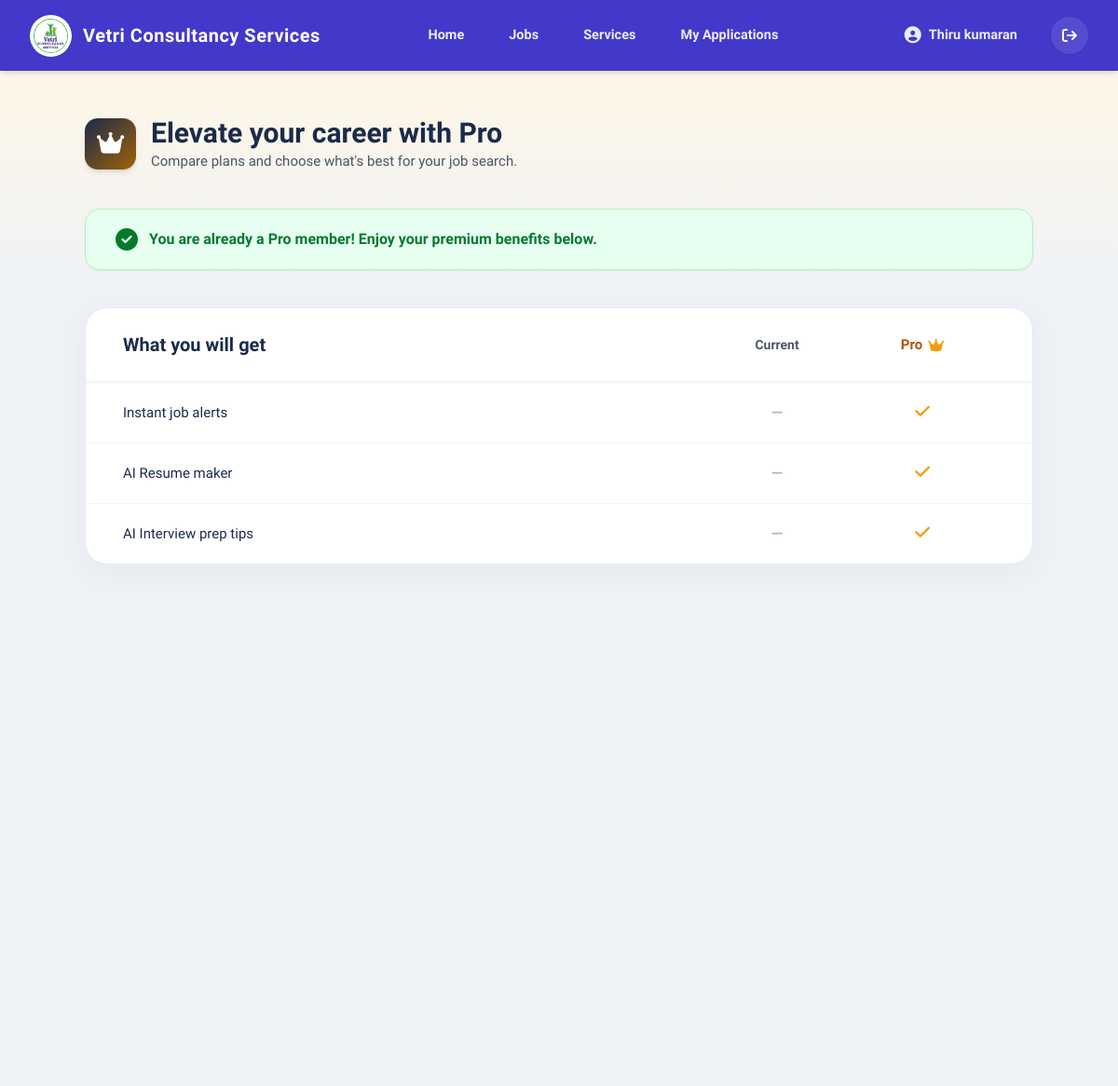
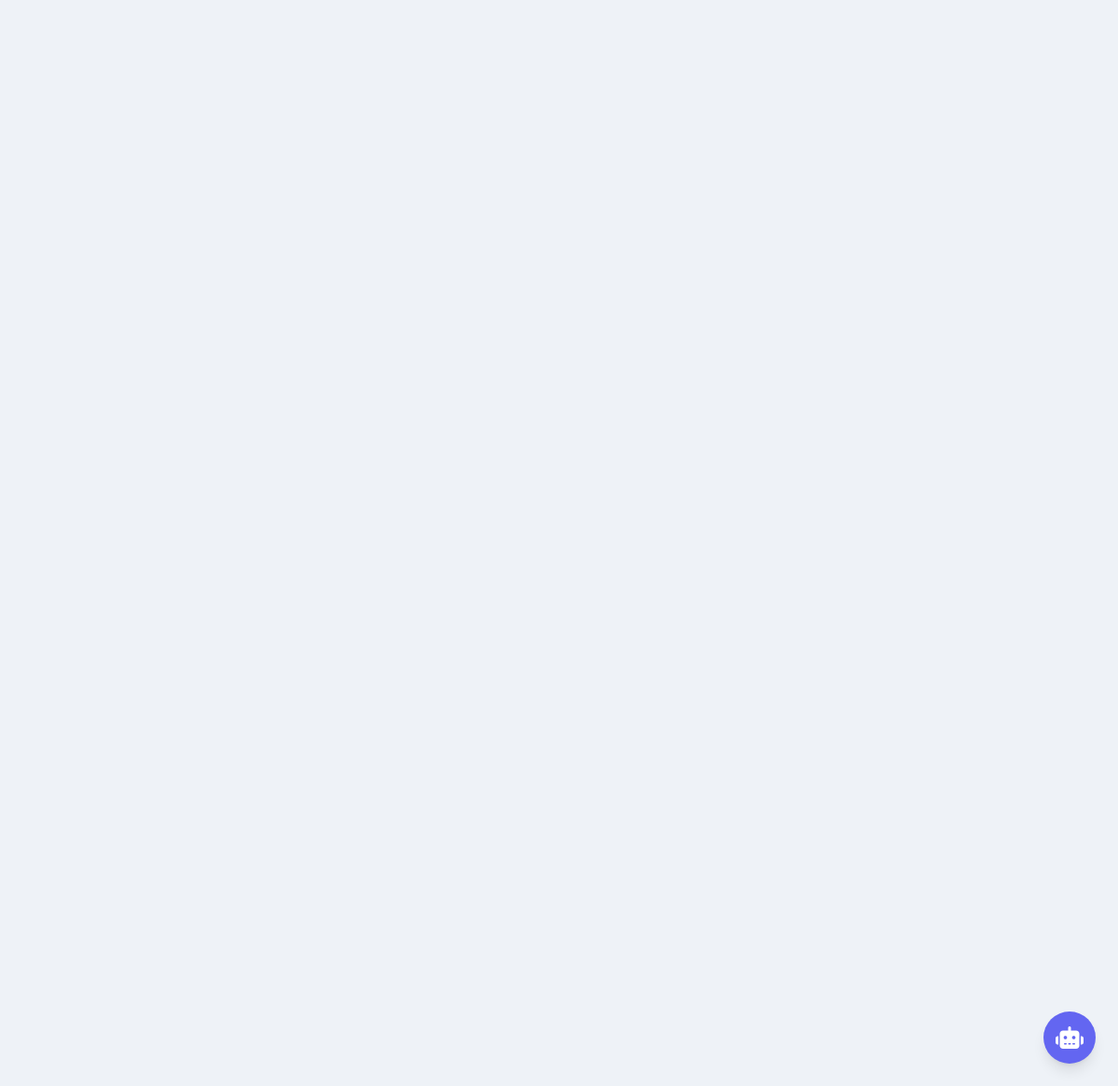
/upgrade/ (signed in), run on the app's committed database (2 pictures, top to bottom).
### vcs/models.py (models this page shows, shortened)
class UISettings(models.Model):
    site_name = models.CharField(max_length=100, default="Vetri Consultancy Services")
    logo = models.ImageField(upload_to='site_config/', blank=True, null=True)
    login_illustration = models.ImageField(upload_to='site_config/', blank=True, null=True)
    candidate_tab_text = models.CharField(max_length=50, default="Candidate")
    trainee_tab_text = models.CharField(max_length=50, default="Trainee")
    company_tab_text = models.CharField(max_length=50, default="Company")
    class Meta:
        verbose_name = "Login UI Settings"
        verbose_name_plural = "Login UI Settings"

class User(AbstractUser):
    class Role(models.TextChoices):
        CANDIDATE = 'candidate', 'Candidate'
        TRAINEE   = 'trainee',   'Trainee'
        COMPANY   = 'company',   'Company'
    role = models.CharField(max_length=20,choices=Role.choices,blank=True,null=True,)
    groups = models.ManyToManyField(Group, blank=True,related_name='vcs_user_set',)
    user_permissions = models.ManyToManyField(Permission, blank=True,related_name='vcs_user_set',)

class CandidateProfile(models.Model):
    class SubscriptionPlan(models.TextChoices):
        FREE = 'Free', 'Free'
        PRO  = 'Pro',  'Pro'
    GENDER_CHOICES = (
        ('Male', 'Male'),
        ('Female', 'Female'),
        ('Other', 'Other')
    )
    MARITAL_CHOICES = (
        ('Single', 'Single'),
        ('Married', 'Married'),
        ('Other', 'Other')
    )
    user            = models.OneToOneField(User, on_delete=models.CASCADE, related_name='candidate_profile')
    profile_photo   = models.ImageField(upload_to='profile_photos/', blank=True, null=True)
    full_name       = models.CharField(max_length=255)
    phone_number    = models.CharField(max_length=20, blank=True, null=True)
    resume          = models.FileField(upload_to='resumes/', blank=True, null=True)
    accepted_terms  = models.BooleanField(default=False)
    created_at      = models.DateTimeField(auto_now_add=True)
    resume_headline = models.CharField(max_length=255, blank=True, null=True)
    profile_summary = models.TextField(blank=True, null=True)
    gender          = models.CharField(max_length=10, choices=GENDER_CHOICES, blank=True, null=True)
    marital_status  = models.CharField(max_length=20, choices=MARITAL_CHOICES, blank=True, null=True)
    date_of_birth   = models.DateField(blank=True, null=True)
    languages_known = models.CharField(max_length=255, blank=True, null=True, help_text="Comma separated, e.g. English, Tamil")
    skills          = models.ManyToManyField('Skill', blank=True, related_name='candidates')
    is_fresher      = models.BooleanField(default=False)
    subscription_type = models.CharField(
        max_length=10,
        choices=SubscriptionPlan.choices,
        default=SubscriptionPlan.FREE,
        help_text="Candidate's current subscription plan"
    )

class ProFeature(models.Model):
    name = models.CharField(max_length=200, help_text="e.g. Auto-Apply on Jobs")
    is_active = models.BooleanField(default=True, help_text="Uncheck to hide this feature from the list")
    order = models.PositiveIntegerField(default=0, help_text="Use numbers (1, 2, 3) to sort the list")
    class Meta:
        ordering = ['order', 'id']

### vcs/views.py (the view)
# urls.py: path('upgrade/', views.upgrade_subscription, name='upgrade_subscription'),
@login_required(login_url='login')
def upgrade_subscription(request):
    if getattr(request.user, 'role', '') != 'candidate':
        return redirect('dashboard')
    profile = request.user.candidate_profile
    if request.method == 'POST':
        profile.subscription_type = 'Pro'
        profile.save()
        messages.success(request, "🎉 Successfully upgraded to PRO!")
        return redirect('candidate_profile')
    features = ProFeature.objects.filter(is_active=True).order_by('order')
    db_plans = SubscriptionPlan.objects.filter(is_active=True).order_by('months')
    processed_plans = []
    for p in db_plans:
        base = float(p.base_price)
        disc1_amount = round(base * (p.disc1_pct / 100))
        after_disc1 = base - disc1_amount
        disc2_amount = round(after_disc1 * (p.disc2_pct / 100))
        after_disc2 = after_disc1 - disc2_amount
        gst_amount = round(after_disc2 * (p.gst_pct / 100))
        final_payable = after_disc2 + gst_amount
        badge_text = f"{p.disc2_pct}% off" if p.disc2_pct else ""
        if p.disc1_pct > 0 and p.disc2_pct > 0:
            badge_text = f"{p.disc1_pct}% + {p.disc2_pct}% off"
        elif p.disc1_pct > 0:
            badge_text = f"{p.disc1_pct}% off"
        processed_plans.append({
            'id': p.id,
            'months': p.months,
            'base_price': int(base),
            'display_price': int(after_disc2),
            'disc1_pct': p.disc1_pct,
            'disc1_code': p.disc1_code,
            'disc1_amount': int(disc1_amount),
            'disc2_pct': p.disc2_pct,
            'disc2_code': p.disc2_code,
            'disc2_amount': int(disc2_amount),
            'gst_amount': int(gst_amount),
            'final_payable': int(final_payable),
            'badge_text': badge_text,
            'is_popular': p.is_popular,
            'daily_text': p.daily_text,
        })
    return render(request, 'upgrade_plan.html', {
        'profile': profile,
        'features': features,
        'plans': processed_plans,
        'plans_json': json.dumps(processed_plans)
    })

### vcs/context_processors.py (called while the page is built)
def site_settings(request):
    return {'ui_settings': UISettings.objects.first()}

### vcs/templates/upgrade_plan.html (shortened to what this page needs)
{% extends 'base.html' %}
{% block content %}
<div class="absolute top-[70px] left-0 w-full h-[250px] bg-gradient-to-b from-[#fff7e6] to-[#eef2f7] -z-10"></div>
<div class="max-w-[1050px] mx-auto px-4 py-12 min-h-screen">
    <div class="flex items-center gap-4 mb-10">
        <div class="w-[55px] h-[55px] bg-gradient-to-br from-[#1a2b4a] to-[#a16207] rounded-[14px] flex items-center justify-center shadow-md text-white text-[26px]">
            <i class="fa-solid fa-crown"></i>
        </div>
        <div>
            <h1 class="text-[30px] font-black text-[#1a2b4a] leading-tight">Elevate your career with Pro</h1>
            <p class="text-[15px] text-[#4a5568]">Compare plans and choose what's best for your job search.</p>
        </div>
    </div>
    {% if profile.subscription_type == 'Pro' %}
        <div class="bg-[#e6fff0] border border-[#b2f2bb] text-[#057a2e] px-8 py-5 rounded-[16px] text-[16px] font-bold flex items-center gap-3 shadow-sm mb-10">
            <i class="fa-solid fa-circle-check text-[24px]"></i>
            You are already a Pro member! Enjoy your premium benefits below.
        </div>
    {% endif %}
    <div class="bg-white rounded-[24px] shadow-[0_8px_30px_rgba(0,0,0,0.04)] border border-[#e4eaf2] overflow-hidden mb-10">
        <div class="grid grid-cols-12 items-center px-6 md:px-10 py-6 border-b-2 border-[#f0f4f8]">
            <div class="col-span-6 md:col-span-8">
                <h2 class="text-[20px] font-extrabold text-[#1a2b4a]">What you will get</h2>
            </div>
            <div class="col-span-3 md:col-span-2 text-center">
                <span class="text-[14px] font-semibold text-[#4a5568]">Current</span>
            </div>
            <div class="col-span-3 md:col-span-2 text-center">
                <span class="text-[15px] font-extrabold text-[#b45309] flex items-center justify-center gap-1.5 whitespace-nowrap">
                     Pro <i class="fa-solid fa-crown text-[#f59e0b]"></i>
                </span>
            </div>
        </div>
        <div class="flex flex-col">
            {% for feature in features %}
                <div class="grid grid-cols-12 items-center px-6 md:px-10 py-5 border-b border-[#f0f4f8] last:border-0 hover:bg-[#f8fbff] transition-colors">
                    <div class="col-span-6 md:col-span-8">
                        <span class="text-[15px] font-medium text-[#1a2b4a]">{{ feature.name }}</span>
                    </div>
                    <div class="col-span-3 md:col-span-2 text-center">
                        <i class="fa-solid fa-minus text-[#aab8c8] text-[14px]"></i>
                    </div>
                    <div class="col-span-3 md:col-span-2 text-center">
                        <i class="fa-solid fa-check text-[#f59e0b] text-[18px] font-bold drop-shadow-sm"></i>
                    </div>
                </div>
            {% empty %}
                <div class="p-8 text-center text-[#7a8fa6] text-[14px]">
                    No features added yet. Please add them in the Django Admin panel!
                </div>
            {% endfor %}
        </div>
    </div>
</div>
{% endblock %}

### vcs/templates/base.html (shortened to what this page needs)
<!DOCTYPE html>
<html lang="en">
<head>
    <link href="https://cdnjs.cloudflare.com/ajax/libs/font-awesome/6.5.1/css/all.min.css" rel="stylesheet">
    <script src="https://cdn.tailwindcss.com"></script>
</head>
<body class="font-['Exo',sans-serif] antialiased bg-[#eef2f7] min-h-screen flex flex-col">
    {% with url_name=request.resolver_match.url_name %}
    <nav class="bg-[#4238ca] text-white shadow-md sticky top-0 z-50 py-2">
        <div class="max-w-[1400px] mx-auto px-4 md:px-8 flex justify-between items-center h-[60px]">
            <a href="{% url 'dashboard' %}" class="flex items-center gap-3 no-underline">
                <div class="w-[45px] h-[45px] bg-white rounded-full p-1 flex items-center justify-center shadow-sm">
                    <img src="{% if ui_settings.logo %}{{ ui_settings.logo.url }}{% else %}/static/images/logo.png{% endif %}" alt="Logo" class="w-full h-full rounded-full object-cover">
                </div>
                <span class="text-[20px] font-bold tracking-wide hidden sm:block">
                    {{ ui_settings.site_name|default:"Vetri Consultancy Services" }}
                </span>
            </a>
            <div class="hidden md:flex items-center gap-2">
                <a href="{% url 'dashboard' %}" class="nav-link {% if 'dashboard' in url_name or url_name == 'home' %}active{% endif %}">                    Home
                </a>
                <a href="{% url 'job_list' %}" class="nav-link {% if 'job' in url_name %}active{% endif %}">
                    Jobs
                </a>
                <a href="{% url 'services' %}" class="nav-link {% if 'service' in url_name or 'feed' in url_name %}active{% endif %}">
                    Services
                </a>
                {% if request.user.is_authenticated and request.user.role in 'candidate,trainee' %}
                    <a href="{% url 'my_applications' %}" class="nav-link {% if url_name == 'my_applications' %}active{% endif %}">
                        My Applications
                    </a>
                {% endif %}
            </div>
            <div class="hidden md:flex items-center gap-4">
                {% if request.user.is_authenticated %}
                    {% if request.user.role == 'candidate' %}
                        <a href="{% url 'candidate_profile' %}" class="nav-link gap-2 {% if 'profile' in url_name %}active{% endif %}">
                            <i class="fa-solid fa-circle-user text-[18px]"></i> {{ request.user.candidate_profile.full_name }}
                        </a>
                    {% elif request.user.role == 'company' %}
                        <a href="{% url 'dashboard' %}" class="nav-link gap-2">
                            <i class="fa-solid fa-building text-[18px]"></i> {{ request.user.company_profile.company_name }}
                        </a>
                    {% elif request.user.role == 'trainee' %}
                        <a href="{% url 'trainee_profile' %}" class="nav-link gap-2 {% if 'profile' in url_name %}active{% endif %}">
                            <i class="fa-solid fa-circle-user text-[18px]"></i> {{ request.user.trainee_profile.full_name }}
                        </a>
                    {% else %}
                        <a href="{% url 'dashboard' %}" class="nav-link gap-2">
                            <i class="fa-solid fa-user text-[18px]"></i> {{ request.user.username }}
                        </a>
                    {% endif %}
                {% else %}
                    <a href="{% url 'login' %}" class="nav-link gap-2">
                        <i class="fa-solid fa-circle-user text-[18px]"></i> Login
                    </a>
                {% endif %}
                {% if request.user.is_authenticated %}
                <a href="{% url 'logout' %}" class="w-[40px] h-[40px] bg-white/10 hover:bg-[#f44336] text-white rounded-full flex items-center justify-center transition-colors shadow-sm self-center" title="Logout">
                    <i class="fa-solid fa-arrow-right-from-bracket"></i>
                </a>
                {% endif %}
            </div>
        </div>
    </nav>
    {% endwith %}
    <main class="flex-1">
        {% block content %}
        {% endblock %}
    </main>
    <button class="fixed bottom-6 right-6 w-[56px] h-[56px] bg-[#6366f1] hover:bg-[#4f46e5] text-white rounded-full shadow-lg flex items-center justify-center text-[24px] transition-transform duration-200 hover:scale-105 z-50 focus:outline-none">
        <i class="fa-solid fa-robot"></i>
    </button>
</body>
</html>

### data on the page
UISettings: logo (picture), site_name "Vetri Consultancy Services"
User: user.candidate_profile.full_name "Thiru kumaran"
ProFeature: name "Instant job alerts"
ProFeature: name "AI Resume maker"
ProFeature: name "AI Interview prep tips"
